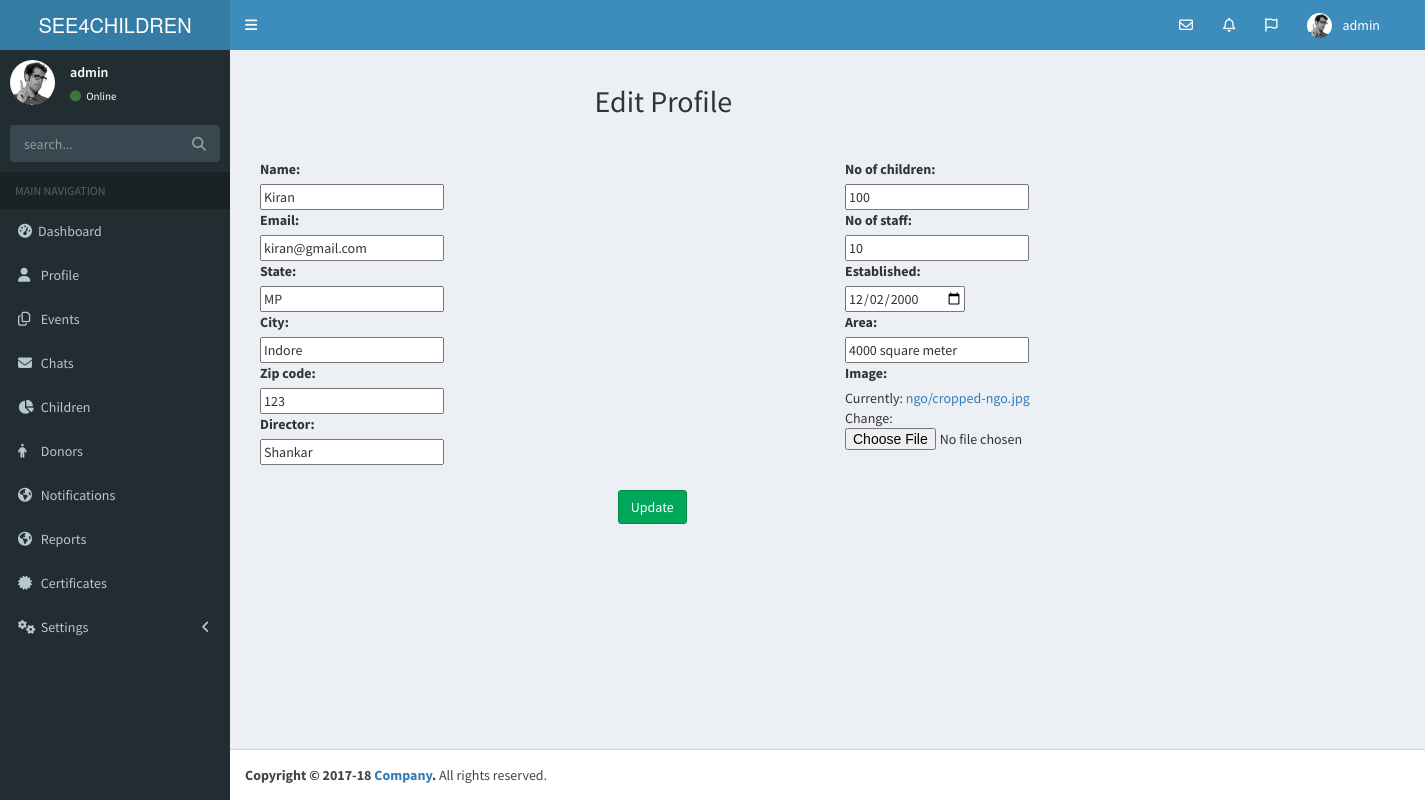
The page /profile_edit/3/ (signed in) on the database its author committed.
### NGO/models.py (models this page shows, shortened)
class NGO(models.Model):
    user = models.OneToOneField(User, on_delete = models.CASCADE)
    name = models.CharField(max_length=30)
    email = models.EmailField()
    established = models.DateField()
    no_of_children = models.CharField(max_length=5)
    area = models.CharField(max_length=20)
    state = models.CharField(max_length=50)
    city = models.CharField(max_length=30)
    zip_code = models.CharField(max_length=6)
    director = models.CharField(max_length=30)
    no_of_staff = models.CharField(max_length=5)
    image = models.FileField(upload_to='ngo/')

### NGO/views.py (the view)
# urls.py: url(r'^profile_edit/(?P<id>\d+)/$', views.profile_edit, name='profile_edit'),
@login_required
def profile_edit(request, id):
    instance = get_object_or_404(NGO, id=id)
    form = NGOForm(request.POST or None, request.FILES or None, instance=instance)
    if form.is_valid():
        instance = form.save(commit=False)
        instance.save()
        return redirect('/profile/')
    context = {
        "name": instance.name,
        "ngo": instance,
        "form": form,
    }
    return render(request, 'ngo/profile_edit.html', context)

### NGO/forms.py
class NGOForm(forms.ModelForm):
    class Meta:
        model = NGO
        fields = ['name', 'email', 'state', 'city', 'zip_code', 'director', 'no_of_children', 'no_of_staff',
                  'established', 'area', 'image']
        widgets = {'established': DateInput(), }

### templates/ngo/profile_edit.html (shortened to what this page needs)
{% extends 'ngo/base.html' %}
{% load static %}
{% block content %}
    <div class="content-wrapper">
    <section class="content">
    <h2 style="margin-left: 30%">Edit Profile</h2><hr/>
        <form method="post" enctype="multipart/form-data">
            <div class="container">
                <div class="row">
                    <div class="col-md-6">
            {{ form.name.label_tag }}<br>
            {{ form.name }}<br>
            {{ form.email.label_tag }}<br>
            {{ form.email }}<br>
            {{ form.state.label_tag }}<br>
            {{ form.state }}<br>
            {{ form.city.label_tag }}<br>
            {{ form.city }}<br>
            {{ form.zip_code.label_tag }}<br>
            {{ form.zip_code }}<br>
            {{ form.director.label_tag }}<br>
            {{ form.director }}<br>
                    </div>
                    <div class="col-md-6">
            {{ form.no_of_children.label_tag }}<br>
            {{ form.no_of_children }}<br>
            {{ form.no_of_staff.label_tag }}<br>
            {{ form.no_of_staff }}<br>
            {{ form.established.label_tag }}<br>
            {{ form.established }}<br>
            {{ form.area.label_tag }}<br>
            {{ form.area }}<br>
            {{ form.image.label_tag }}<br>
            {{ form.image }}
            <br><br>
                    </div>
                </div>
            </div>
        <button type="submit" class="btn btn-success" style="margin-left: 32%">Update</button>
    </form>
    </section>
    </div>
{% endblock %}

### templates/ngo/base.html (shortened to what this page needs)
<!DOCTYPE html>
<html>
<head>
    {% load staticfiles %}
  <link rel="stylesheet" href="{% static 'bower_components/bootstrap/dist/css/bootstrap.min.css' %}">
  <link rel="stylesheet" href="{% static 'bower_components/font-awesome/css/font-awesome.min.css' %}">
  <link rel="stylesheet" href="{% static 'bower_components/Ionicons/css/ionicons.min.css' %}">
  <link rel="stylesheet" href="{% static 'dist/css/AdminLTE.min.css' %}">
  <link rel="stylesheet" href="{% static 'dist/css/skins/_all-skins.min.css' %}">
  <link rel="stylesheet" href="{% static 'plugins/bootstrap-wysihtml5/bootstrap3-wysihtml5.min.css' %}">
  <link rel="stylesheet" href="http://code.jquery.com/ui/1.8.18/themes/base/jquery-ui.css" type="text/css" media="all"/>
</head>
<body class="hold-transition skin-blue sidebar-mini">
 <header class="main-header">
    <a href="/" class="logo">
      <span class="logo-lg">SEE4CHILDREN</span>
    </a>
    <nav class="navbar navbar-static-top" role="navigation">
      <a href="#" class="sidebar-toggle" data-toggle="push-menu" role="button">
      </a>
      <div class="navbar-custom-menu">
        <ul class="nav navbar-nav">
          <li class="dropdown messages-menu">
            <a href="#" class="dropdown-toggle" data-toggle="dropdown">
              <i class="fa fa-envelope-o"></i>
            </a>
          </li>
          <li class="dropdown notifications-menu">
            <a href="#" class="dropdown-toggle" data-toggle="dropdown">
              <i class="fa fa-bell-o"></i>
            </a>
          </li>
          <li class="dropdown tasks-menu">
            <a href="#" class="dropdown-toggle" data-toggle="dropdown">
              <i class="fa fa-flag-o"></i>
            </a>
          </li>
          <li class="dropdown user user-menu">
            <a href="#" class="dropdown-toggle" data-toggle="dropdown">
              <img src="{% static "dist/img/user2-160x160.jpg" %}" class="user-image" alt="User Image">
              <span class="hidden-xs">{{ user }}</span>
            </a>
          </li>
          <li>
            <a href="#"></a>
          </li>
        </ul>
      </div>
    </nav>
  </header>
  <aside class="main-sidebar">
      {% if not loggedIn %}
    <section class="sidebar">
      <div class="user-panel">
        <div class="pull-left image">
          <img src="{% static "dist/img/user2-160x160.jpg" %}" class="img-circle" alt="User Image">
        </div>
        <div class="pull-left info">
          <p>{{ user }}</p>
          <a href="#"><i class="fa fa-circle text-success"></i> Online</a>
        </div>
      </div>
      <form method="get" role="search" action="{% url 'NGO:index' %}" class="sidebar-form">
        <div class="input-group">
          <input type="text" name="q" class="form-control" value="{{ request.GET.get }}" placeholder="search...">
          <span class="input-group-btn">
              <button type="submit" class="btn btn-flat"><i class="fa fa-search"></i>
              </button>
            </span>
        </div>
      </form>
        <ul class="sidebar-menu" data-widget="tree">
        <li class="header">MAIN NAVIGATION</li>
        <li>
          <a href="/">
            <i class="fa fa-dashboard"></i><span>Dashboard</span>
          </a>
        </li>
        <li>
          <a href="/profile/">
            <i class="fa fa-user"></i> <span>Profile</span>
          </a>
        </li>
        <li>
          <a href="/event_list/">
            <i class="fa fa-files-o"></i>
            <span>Events</span>
          </a>
        </li>
        <li>
          <a href="/messages/admin/">
            <i class="fa fa-envelope"></i> <span>Chats</span>
          </a>
        </li>
        <li>
          <a href="/children_list/">
            <i class="fa fa-pie-chart"></i>
            <span>Children</span>
          </a>
        </li>
        <li>
          <a href="/donor_list/">
            <i class="fa fa-male"></i> <span>Donors</span>
          </a>
        </li>
         <li>
          <a href="/notification_list/">
            <i class="fa fa-globe"></i> <span>Notifications</span>
          </a>
        </li>
        <li>
          <a href="/reports/">
            <i class="fa fa-globe"></i> <span>Reports</span>
          </a>
        </li>
        <li>
          <a href="/certificate/">
            <i class="fa fa-certificate"></i> <span>Certificates</span>
          </a>
        </li>
        <li class="treeview">
          <a href="#">
            <i class="fa fa-gears"></i> <span>Settings</span>
            <span class="pull-right-container">
              <i class="fa fa-angle-left pull-right"></i>
            </span>
          </a>
        </li>
        </ul>
    </section>
      {% endif %}
  </aside>
    {% block content %}
    {% endblock %}
<footer class="main-footer">
    <strong>Copyright &copy; 2017-18 <a href="#">Company</a>.</strong> All rights reserved.
  </footer>
</body>
</body>
</html>

### rows shown on the page
NGO: name "Kiran", email "kiran@gmail.com", state "MP", city "Indore", zip_code "123", director "Shankar", no_of_children "100", no_of_staff "10", established "12/02/2000", area "4000 square meter"

### other values the page prints
{{ user }} "admin"
